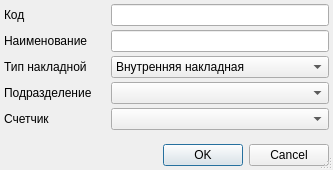
<?xml version="1.0" encoding="UTF-8"?>
<ui version="4.0">
 <class>StockMotionNumberEditorDialog</class>
 <widget class="QDialog" name="StockMotionNumberEditorDialog">
  <property name="geometry">
   <rect>
    <x>0</x>
    <y>0</y>
    <width>333</width>
    <height>170</height>
   </rect>
  </property>
  <property name="windowTitle">
   <string>ChangeMe!</string>
  </property>
  <property name="sizeGripEnabled">
   <bool>true</bool>
  </property>
  <layout class="QGridLayout" name="gridLayout">
   <property name="margin">
    <number>4</number>
   </property>
   <property name="spacing">
    <number>4</number>
   </property>
   <item row="2" column="0">
    <widget class="QLabel" name="lblStockMotionType">
     <property name="sizePolicy">
      <sizepolicy hsizetype="Maximum" vsizetype="Preferred">
       <horstretch>0</horstretch>
       <verstretch>0</verstretch>
      </sizepolicy>
     </property>
     <property name="text">
      <string>Тип накладной</string>
     </property>
    </widget>
   </item>
   <item row="5" column="0">
    <spacer>
     <property name="orientation">
      <enum>Qt::Vertical</enum>
     </property>
     <property name="sizeHint" stdset="0">
      <size>
       <width>103</width>
       <height>16</height>
      </size>
     </property>
    </spacer>
   </item>
   <item row="1" column="1">
    <widget class="QLineEdit" name="edtName"/>
   </item>
   <item row="4" column="0">
    <widget class="QLabel" name="lblCounter">
     <property name="sizePolicy">
      <sizepolicy hsizetype="Maximum" vsizetype="Preferred">
       <horstretch>0</horstretch>
       <verstretch>0</verstretch>
      </sizepolicy>
     </property>
     <property name="text">
      <string>Счетчик</string>
     </property>
    </widget>
   </item>
   <item row="1" column="0">
    <widget class="QLabel" name="lblStockMotionType_2">
     <property name="sizePolicy">
      <sizepolicy hsizetype="Maximum" vsizetype="Preferred">
       <horstretch>0</horstretch>
       <verstretch>0</verstretch>
      </sizepolicy>
     </property>
     <property name="text">
      <string>Наименование</string>
     </property>
    </widget>
   </item>
   <item row="0" column="1">
    <widget class="QLineEdit" name="edtCode"/>
   </item>
   <item row="2" column="1">
    <widget class="QComboBox" name="cmbStockMotionType">
     <item>
      <property name="text">
       <string>Внутренняя накладная</string>
      </property>
     </item>
     <item>
      <property name="text">
       <string>Инвентаризация</string>
      </property>
     </item>
     <item>
      <property name="text">
       <string>Финансовая переброска</string>
      </property>
     </item>
     <item>
      <property name="text">
       <string>Производство</string>
      </property>
     </item>
     <item>
      <property name="text">
       <string>Списание на пациента</string>
      </property>
     </item>
     <item>
      <property name="text">
       <string>Возврат от пациента</string>
      </property>
     </item>
     <item>
      <property name="text">
       <string>Резервирование на пациента</string>
      </property>
     </item>
     <item>
      <property name="text">
       <string>Утилизация</string>
      </property>
     </item>
     <item>
      <property name="text">
       <string>Внутреннее потребление</string>
      </property>
     </item>
     <item>
      <property name="text">
       <string>Требование</string>
      </property>
     </item>
     <item>
      <property name="text">
       <string>Накладная от поставщика</string>
      </property>
     </item>
    </widget>
   </item>
   <item row="6" column="0" colspan="2">
    <widget class="QDialogButtonBox" name="buttonBox">
     <property name="standardButtons">
      <set>QDialogButtonBox::Cancel|QDialogButtonBox::Ok</set>
     </property>
    </widget>
   </item>
   <item row="4" column="1">
    <widget class="CRBComboBox" name="cmbCounter"/>
   </item>
   <item row="0" column="0">
    <widget class="QLabel" name="lblStockMotionType_3">
     <property name="sizePolicy">
      <sizepolicy hsizetype="Maximum" vsizetype="Preferred">
       <horstretch>0</horstretch>
       <verstretch>0</verstretch>
      </sizepolicy>
     </property>
     <property name="text">
      <string>Код</string>
     </property>
    </widget>
   </item>
   <item row="3" column="0">
    <widget class="QLabel" name="lblOrgStructure">
     <property name="sizePolicy">
      <sizepolicy hsizetype="Maximum" vsizetype="Preferred">
       <horstretch>0</horstretch>
       <verstretch>0</verstretch>
      </sizepolicy>
     </property>
     <property name="text">
      <string>Подразделение</string>
     </property>
    </widget>
   </item>
   <item row="3" column="1">
    <widget class="COrgStructureComboBox" name="cmbOrgStructure"/>
   </item>
  </layout>
 </widget>
 <customwidgets>
  <customwidget>
   <class>CRBComboBox</class>
   <extends>QComboBox</extends>
   <header>library/crbcombobox.h</header>
  </customwidget>
  <customwidget>
   <class>COrgStructureComboBox</class>
   <extends>QComboBox</extends>
   <header>Orgs/OrgStructComboBoxes.h</header>
  </customwidget>
 </customwidgets>
 <tabstops>
  <tabstop>buttonBox</tabstop>
 </tabstops>
 <resources/>
 <connections>
  <connection>
   <sender>buttonBox</sender>
   <signal>accepted()</signal>
   <receiver>StockMotionNumberEditorDialog</receiver>
   <slot>accept()</slot>
   <hints>
    <hint type="sourcelabel">
     <x>149</x>
     <y>72</y>
    </hint>
    <hint type="destinationlabel">
     <x>149</x>
     <y>44</y>
    </hint>
   </hints>
  </connection>
  <connection>
   <sender>buttonBox</sender>
   <signal>rejected()</signal>
   <receiver>StockMotionNumberEditorDialog</receiver>
   <slot>reject()</slot>
   <hints>
    <hint type="sourcelabel">
     <x>149</x>
     <y>72</y>
    </hint>
    <hint type="destinationlabel">
     <x>149</x>
     <y>44</y>
    </hint>
   </hints>
  </connection>
 </connections>
</ui>
